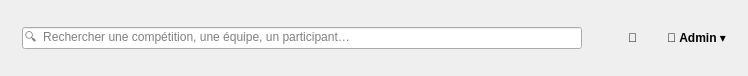
        <widget class="QFrame" name="topbar">
         <property name="minimumSize">
          <size>
           <width>0</width>
           <height>76</height>
          </size>
         </property>
         <property name="maximumSize">
          <size>
           <width>16777215</width>
           <height>76</height>
          </size>
         </property>
         <layout class="QHBoxLayout" name="topbarLayout">
          <property name="leftMargin">
           <number>22</number>
          </property>
          <property name="topMargin">
           <number>0</number>
          </property>
          <property name="rightMargin">
           <number>22</number>
          </property>
          <property name="bottomMargin">
           <number>0</number>
          </property>
          <item>
           <widget class="QLineEdit" name="topSearch">
            <property name="minimumSize">
             <size>
              <width>560</width>
              <height>0</height>
             </size>
            </property>
            <property name="maximumSize">
             <size>
              <width>560</width>
              <height>16777215</height>
             </size>
            </property>
            <property name="placeholderText">
             <string>🔍  Rechercher une compétition, une équipe, un participant…</string>
            </property>
           </widget>
          </item>
          <item>
           <spacer name="topbarSpacer">
            <property name="orientation">
             <enum>Qt::Horizontal</enum>
            </property>
            <property name="sizeHint" stdset="0">
             <size>
              <width>40</width>
              <height>20</height>
             </size>
            </property>
           </spacer>
          </item>
          <item>
           <widget class="QLabel" name="bell">
            <property name="text">
             <string>🔔</string>
            </property>
           </widget>
          </item>
          <item>
           <spacer name="topbarGap">
            <property name="orientation">
             <enum>Qt::Horizontal</enum>
            </property>
            <property name="sizeType">
             <enum>QSizePolicy::Fixed</enum>
            </property>
            <property name="sizeHint" stdset="0">
             <size>
              <width>24</width>
              <height>20</height>
             </size>
            </property>
           </spacer>
          </item>
          <item>
           <widget class="QLabel" name="admin">
            <property name="text">
             <string>👤  &lt;b&gt;Admin&lt;/b&gt;  ▾</string>
            </property>
            <property name="textFormat">
             <enum>Qt::RichText</enum>
            </property>
           </widget>
          </item>
         </layout>
        </widget>
